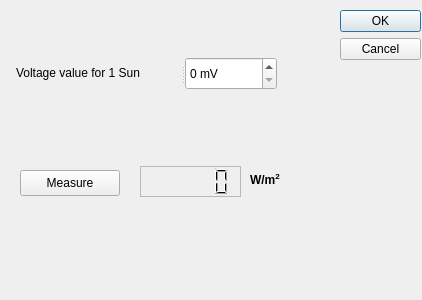
<?xml version="1.0" encoding="UTF-8"?>
<ui version="4.0">
 <class>SetupRadSensDlg</class>
 <widget class="QDialog" name="SetupRadSensDlg">
  <property name="geometry">
   <rect>
    <x>0</x>
    <y>0</y>
    <width>422</width>
    <height>300</height>
   </rect>
  </property>
  <property name="windowTitle">
   <string>Dialog</string>
  </property>
  <widget class="QDialogButtonBox" name="buttonBox">
   <property name="geometry">
    <rect>
     <x>340</x>
     <y>10</y>
     <width>81</width>
     <height>241</height>
    </rect>
   </property>
   <property name="orientation">
    <enum>Qt::Vertical</enum>
   </property>
   <property name="standardButtons">
    <set>QDialogButtonBox::Cancel|QDialogButtonBox::Ok</set>
   </property>
  </widget>
  <widget class="QPushButton" name="testmeasurement">
   <property name="geometry">
    <rect>
     <x>20</x>
     <y>170</y>
     <width>100</width>
     <height>26</height>
    </rect>
   </property>
   <property name="text">
    <string>Measure</string>
   </property>
  </widget>
  <widget class="QLCDNumber" name="radLcdNumber">
   <property name="geometry">
    <rect>
     <x>140</x>
     <y>166</y>
     <width>101</width>
     <height>31</height>
    </rect>
   </property>
   <property name="frameShape">
    <enum>QFrame::StyledPanel</enum>
   </property>
   <property name="frameShadow">
    <enum>QFrame::Raised</enum>
   </property>
   <property name="smallDecimalPoint">
    <bool>true</bool>
   </property>
   <property name="digitCount">
    <number>5</number>
   </property>
  </widget>
  <widget class="QLabel" name="label_2">
   <property name="geometry">
    <rect>
     <x>250</x>
     <y>170</y>
     <width>67</width>
     <height>21</height>
    </rect>
   </property>
   <property name="text">
    <string>&lt;html&gt;&lt;head/&gt;&lt;body&gt;&lt;p&gt;&lt;span style=&quot; font-weight:600;&quot;&gt;W/m&lt;/span&gt;&lt;span style=&quot; font-weight:600; vertical-align:super;&quot;&gt;2&lt;/span&gt;&lt;/p&gt;&lt;/body&gt;&lt;/html&gt;</string>
   </property>
  </widget>
  <widget class="QSplitter" name="splitter">
   <property name="geometry">
    <rect>
     <x>16</x>
     <y>57</y>
     <width>261</width>
     <height>33</height>
    </rect>
   </property>
   <property name="minimumSize">
    <size>
     <width>261</width>
     <height>33</height>
    </size>
   </property>
   <property name="orientation">
    <enum>Qt::Horizontal</enum>
   </property>
   <widget class="QLabel" name="label">
    <property name="text">
     <string>Voltage value for 1 Sun</string>
    </property>
    <property name="textFormat">
     <enum>Qt::RichText</enum>
    </property>
   </widget>
   <widget class="QSpinBox" name="calspinBox">
    <property name="minimumSize">
     <size>
      <width>89</width>
      <height>33</height>
     </size>
    </property>
    <property name="suffix">
     <string> mV</string>
    </property>
    <property name="maximum">
     <number>300</number>
    </property>
   </widget>
  </widget>
 </widget>
 <resources/>
 <connections>
  <connection>
   <sender>buttonBox</sender>
   <signal>accepted()</signal>
   <receiver>SetupRadSensDlg</receiver>
   <slot>accept()</slot>
   <hints>
    <hint type="sourcelabel">
     <x>248</x>
     <y>254</y>
    </hint>
    <hint type="destinationlabel">
     <x>157</x>
     <y>274</y>
    </hint>
   </hints>
  </connection>
  <connection>
   <sender>buttonBox</sender>
   <signal>rejected()</signal>
   <receiver>SetupRadSensDlg</receiver>
   <slot>reject()</slot>
   <hints>
    <hint type="sourcelabel">
     <x>316</x>
     <y>260</y>
    </hint>
    <hint type="destinationlabel">
     <x>286</x>
     <y>274</y>
    </hint>
   </hints>
  </connection>
 </connections>
</ui>
